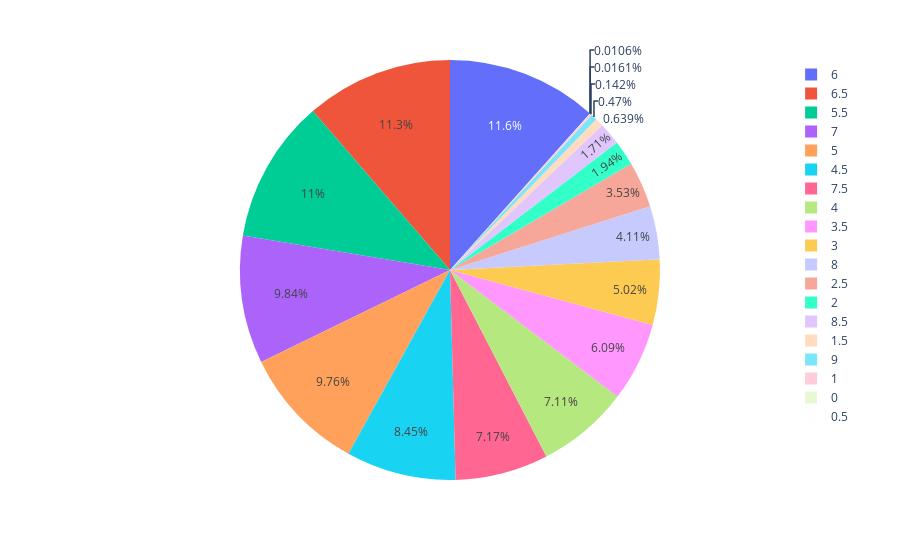

Notebook code for this chart:
### Code cell
create_structure_pie_chart('Li',0,10)

### Figure 1 — Plotly figure (JSON) as saved in the notebook; plotly's stock layout.template omitted (floating-point values rounded to 4 significant figures)
{"data": [{"domain": {"x": [0, 1], "y": [0, 1]}, "hovertemplate": "Points=%{label}<br>Numbers of student=%{value}<extra></extra>", "labels": [0, 0.5, 1, 1.5, 2, 2.5, 3, 3.5, 4, 4.5, 5, 5.5, 6, 6.5, 7, 7.5, 8, 8.5, 9], "legendgroup": "", "name": "", "showlegend": true, "type": "pie", "values": [47, 31, 415, 1867, 5671, 10322, 14665, 17782, 20766, 24698, 28500, 32267, 33942, 33106, 28741, 20941, 12005, 5010, 1373]}], "layout": {"legend": {"tracegroupgap": 0}, "margin": {"t": 60}}}
